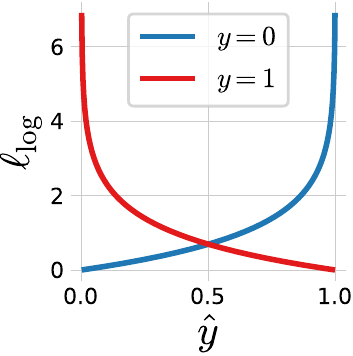

This figure's Python source:
import numpy as np 
import matplotlib.pyplot as plt
import matplotlib as mpl

plt.style.use("/Volumes/hep/QuarksVsGluons/matplotlibrc")  # bmh

save_plots = True


def logloss(true_label, predicted_prob):
  if true_label == 1:
    return -np.log(predicted_prob)
  else:
    return -np.log(1 - predicted_prob)


x = np.linspace(1e-3, 1-1e-3, 1000)
y_0 = logloss(0, x)
y_1 = logloss(1, x)

fig, ax = plt.subplots(figsize=(4,4))
ax.plot(x, y_0, '-', label=r'$y=0$')
ax.plot(x, y_1, '-', label=r'$y=1$')
ax.set_xlabel(r"$\hat{y}$", fontsize=30)
ax.set_ylabel(r"$\ell_\mathrm{log}$", fontsize=30)

ax.legend(loc='upper center', fontsize=20)

fig.tight_layout()

if save_plots:
    fig.savefig(f'logloss.pdf', dpi=600, bbox_inches='tight', pad_inches=0)


# box = ax.get_position()

# ax.set_position([box.x0, 
#         box.y0 + box.height * 0.1, 
#         box.width, 
#         box.height * 0.9])

# # Put a legend below current axis
# ax.legend(loc='lower center', bbox_to_anchor=(0.45, 1.01),
#         fancybox=False, shadow=False, ncol=1, frameon=False,
#         fontsize=20)
